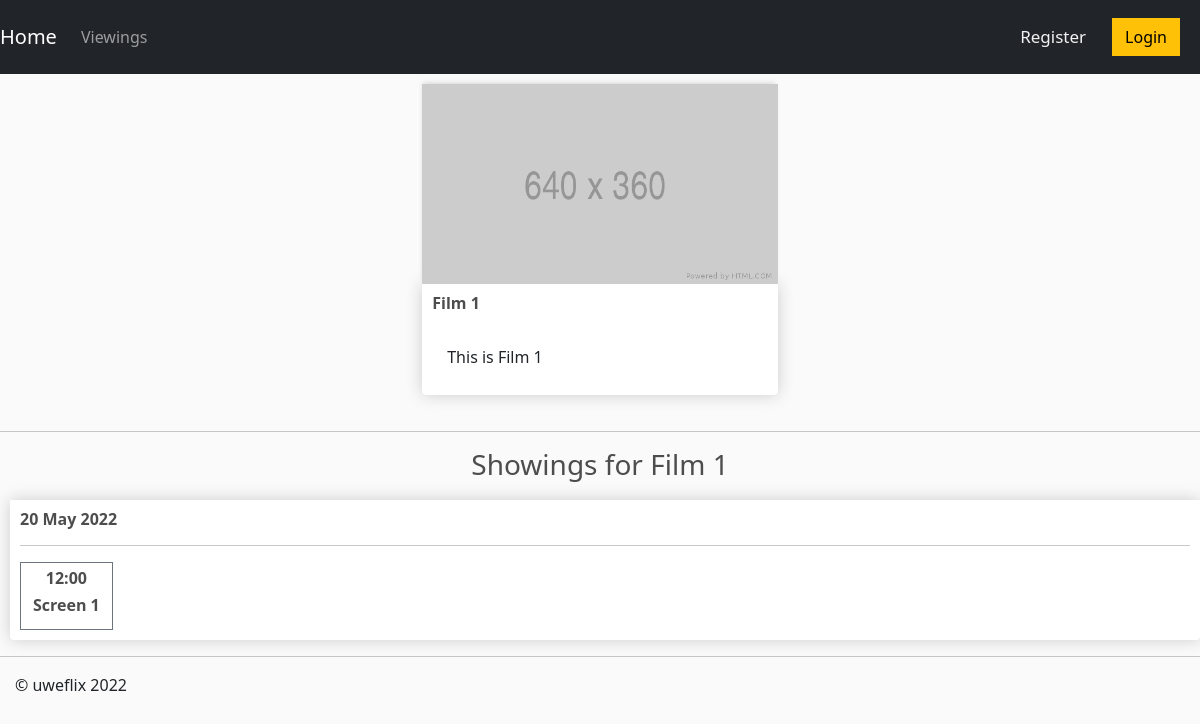
Screenshot of /showings/1/ with the database file from the repository.
### uweflix/models.py (models this page shows, shortened)
class Film(models.Model):
    title = models.CharField(max_length=100)
    age_rating = models.CharField(max_length=3)
    """Age Ratings:
        - U
        - PG
        - 12
        - 12A
        - 15
        - 18"""
    duration = models.CharField(max_length=3)
    trailer_desc = models.CharField(max_length=500)

class Showing(models.Model):
    screen = models.ForeignKey(Screen, default=1, on_delete=models.CASCADE)
    film = models.ForeignKey(Film,on_delete=models.CASCADE)
    time = models.DateTimeField()
    remaining_tickets = models.IntegerField(default=150)  # NEEDS TO BE ASSIGNED TO THE SCREEN CAPACITY SOMEHOW!

class Screen(models.Model):
    capacity = models.IntegerField()
    apply_covid_restrictions =  models.BooleanField()

### uweflix/views.py (the view)
# urls.py: path("showings/<int:film>/", views.showings, name="showings_by_film"),
def showings(request, film):
    showings = Showing.objects.filter(film=film).order_by('time')
    film = Film.objects.get(pk=film)
    context = {'showings':showings, 'film':film}
    return render(request, 'uweflix/showings.html', context)

### uweflix/templates/uweflix/showings.html (shortened to what this page needs)
{% extends "uweflix/layout.html" %}
{% load static %}
{% block content %}
<div class="row">
    <div class="center">
        <img class="thumbnail" src="{% static 'uweflix/images/placeholder.png' %}">
        <div class="box-element film">
            <h6><strong>{{film.title}}</strong></h6>
            <br>
            <p>{{film.trailer_desc}}</p>
        </div>
    </div>
    <div class="showings">
        <hr>
        <h3>Showings for {{film.title}}</h3>
        {% for showing in showings %}
        <div class ="showing-box">
            <div class="box-element film">
                <h6><strong>{{ showing.time | date:'j M Y' }}</strong></h6>
                <hr>
                <div>
                    <a class="btn btn-outline-secondary add-btn" href="{% url 'payment' showing.pk %}">
                        <h6><strong>{{ showing.time | time:'G:i'}}</strong></h6>
                        <h6><strong>Screen {{showing.screen.id}}</strong></h6>
                    </a>
                </div>
            </div>
        </div>
        {% endfor %}
    </div>
</div>
{% endblock %}

### uweflix/static/uweflix/site.css (style rules this page uses)
body { background-color: hsl(0, 0%, 98%); }
h1,h2,h3,h4,h5,h6 { color:hsl(0, 0%, 30%); }
.box-element { box-shadow:hsl(0, 0%, 80%) 0 0 16px; background-color: #fff; border-radius: 4px; padding: 10px; }
.thumbnail { width: 100%; height: 200px; -webkit-box-shadow: -1px -3px 5px -2px rgba(214,214,214,1); -moz-box-shadow: -1px -3px 5px -2px rgba(214,214,214,1); box-shadow: -1px -3px 5px -2px rgba(214,214,214,1); }
.film { border-radius: 0 0 4px 4px; }
.col-lg-4, .col-lg-6, .col-lg-8, .col-lg-12, .showings { margin-top: 10px; }
.btn { border-radius: 0; }
.center { margin: auto; width: auto; padding: 10px; }

### uweflix/templates/uweflix/showings.html (style rules this page uses)
h3 { text-align: center; }
h2, h5, p, .col-lg-4 { padding-left: 15px; }
.showing-box { padding-left: 10px; padding-top: 10px; }

### rows the page displays
Film: title "Film 1", trailer_desc "This is Film 1"
Showing: time "20 May 2022", time "12:00", screen.id "1"
